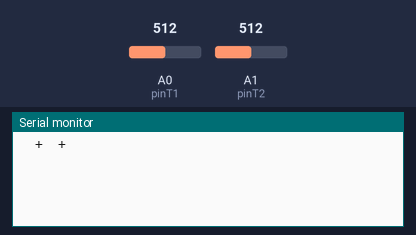
Bench run of a sketch on a simulated Arduino Uno, built with avr-gcc and run on an emulated ATmega328P. Shown: the last lines printed to the serial monitor. The inputs (shaded band) are chosen by the test bench; at power-on: A0 (pinT1) = 512, A1 (pinT2) = 512.

Above: at 1.2 s.
1.3 s: A0 (pinT1) set to 0
At 2.5 s:
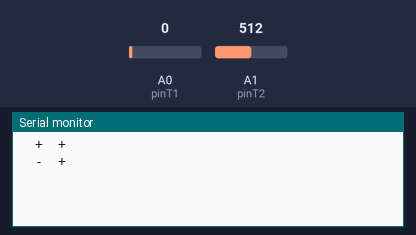
2.8 s: A1 (pinT2) set to 0
At 3.9 s:
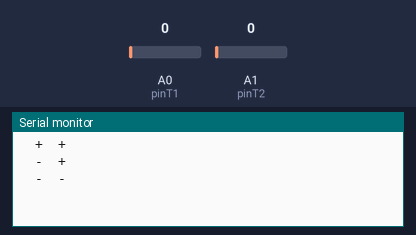
4.3 s: A0 (pinT1) set to 122
At 5.0 s:
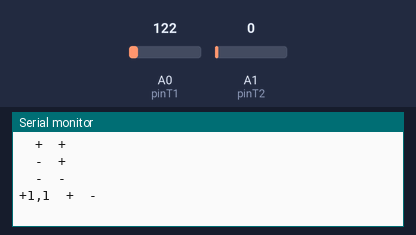

Measured:
- after the input at 1.3 s, the serial monitor: prints a new line at once (image 1)
- after the input at 2.8 s, the serial monitor: prints a new line at once (image 2)
- after the input at 4.3 s, the serial monitor: prints a new line at once (image 3)

The sketch:

motor_test.ino
```cpp
uint8_t T1, T2, newT1, newT2, oldT1, oldT2;
char buf[16];
#define pinT1 A0
#define pinT2 A1
int a = 0;
void setup() {
  Serial.begin(9600);
  pinMode(pinT1, INPUT);
  pinMode(pinT2, INPUT);
  T1 = LOW;
  T2 = LOW;
  newT1 = LOW;
  newT2 = LOW;
}

#ifndef toDigital//Ãþ¤ñÂà¼Æ¦ì
#define key 50
#define toDigital(_analog) (_analog >= key) ? (HIGH) : (LOW)
#endif

inline bool en(uint8_t newT1, uint8_t newT2) {//¥¿Âà
	return ((oldT1!=newT1) && (T1 == T2) && (T1 != newT1) && (T2 == newT2));
}
inline bool dir(uint8_t newT1, uint8_t newT2) {//¤ÏÂà
	return ((oldT2 != newT2) && (T1 == T2) && (T1 == newT1) && (T2 != newT2));
}
void loop() {
  newT1 = toDigital(analogRead(pinT1));
  newT2 = toDigital(analogRead(pinT2));

  if (newT1 != T1 || newT2 != T2) {
    if (en(newT1, newT2)) {
	  a ++;
      Serial.print("+1,");
	  Serial.print(a);
	  oldT1 = newT1;
	  oldT2 = newT2;
    }
	else if(dir(newT1, newT2)) {
	  a--;
	  Serial.print("-1,");
	  Serial.print(a);
	  oldT1 = newT1;
	  oldT2 = newT2;
	}
    T1 = newT1;
    T2 = newT2;

    sprintf(buf, "\t%c\t%c\t\n", toChar(newT1), toChar(newT2));
    Serial.print(buf);
  }
}

inline char toChar(int digital) {
  switch (digital) {
    case HIGH: return '+';
    case LOW: return '-';
    default: return '*';
  }
}
```
